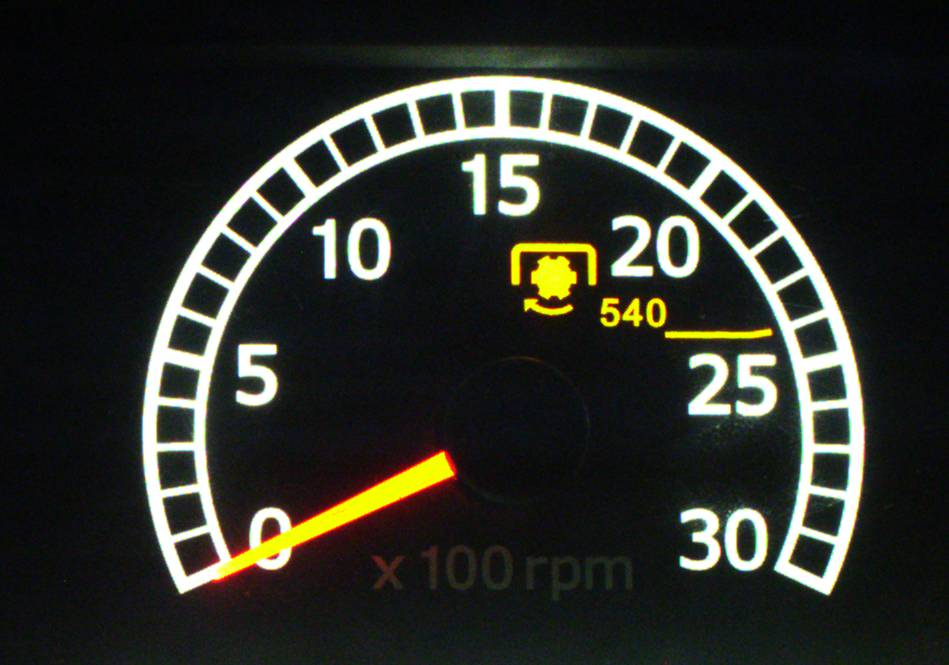
#> input picture data/needle_gauge/1.59592113294115.jpg, 949 x 665 px
$ python -i needle_gauge.py   (imports and definitions only)
#> lines starting #> are read from the running program, lines starting #| are printed output that depends on the picture; after the words box and inside, x2 and y2 are one past the last pixel; in counts of white or black regions, pixels touching at a corner belong together
#> further down, picture is the input picture: shape (665, 949, 3); mean B, G, R 40.9, 46.9, 45.2
"""
Needle Gauge Detection

Detects the colored needle in a gauge image, calculates its angle,
and converts that angle into a gauge value.
"""

from __future__ import annotations

from dataclasses import dataclass
import math

import cv2
import numpy as np


# Approximate center/pivot of the gauge in the supplied images.
# Image size: 949 x 665.
DEFAULT_CENTER = (505.0, 360.0)


@dataclass
class NeedleResult:
    """Result returned by the needle detector."""

    angle_deg: float
    line: tuple[int, int, int, int]
    value: float | None = None


def create_needle_mask(image: np.ndarray) -> np.ndarray:
    """
    Isolate the yellow/orange/red needle.

    The needle has high saturation and high brightness compared
    with the mostly black/white gauge background.
    """

    hsv = cv2.cvtColor(image, cv2.COLOR_BGR2HSV)
#> hsv: shape (665, 949, 3); mean H, S, V 80.6, 73.1, 50.6

    hue, saturation, value = cv2.split(hsv)
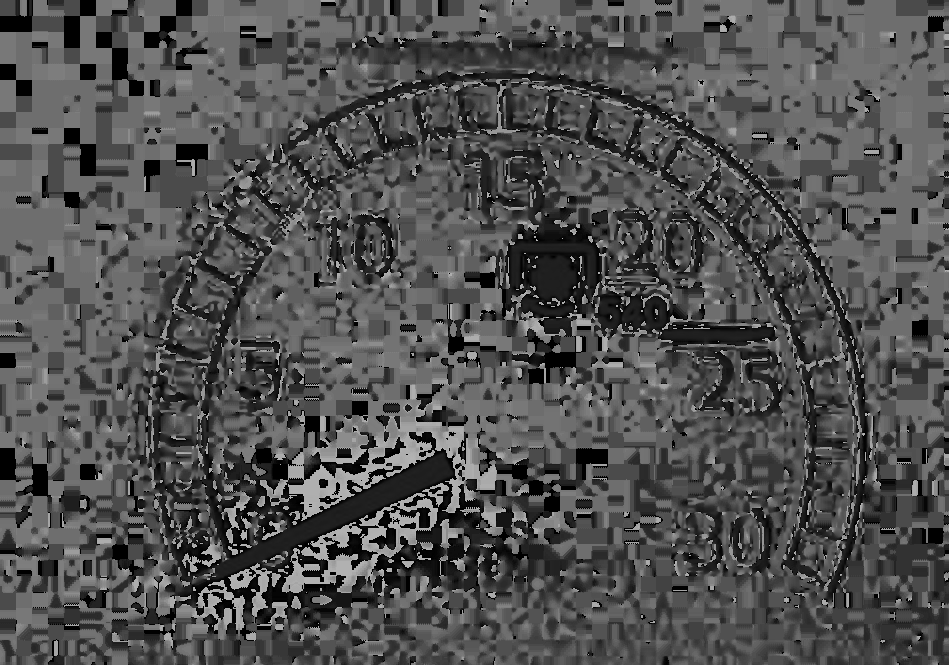
#> hue: shape (665, 949); min 0, max 179, mean 80.6
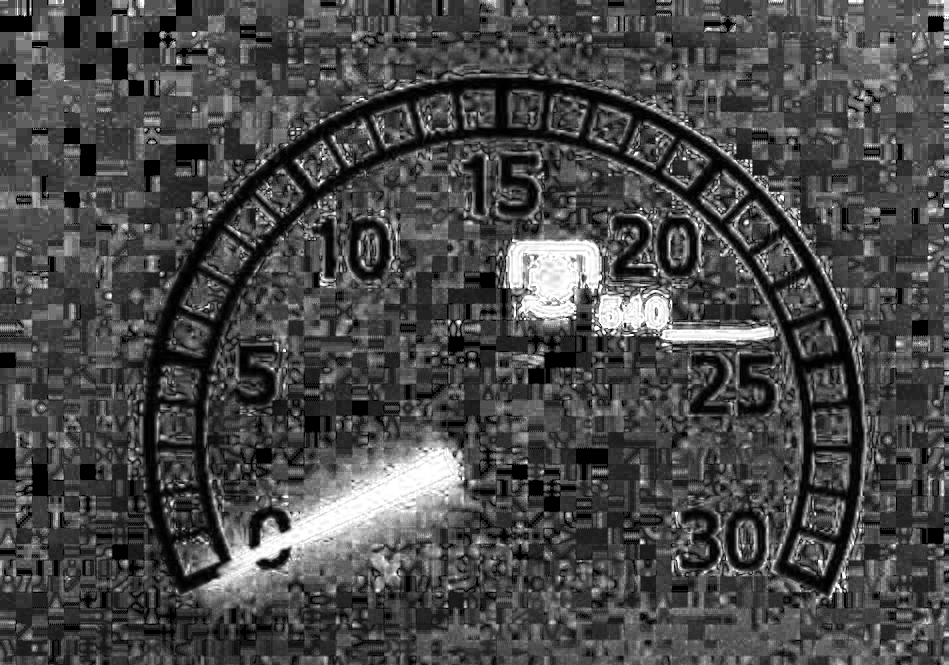
#> saturation: shape (665, 949); min 0, max 255, mean 73.1
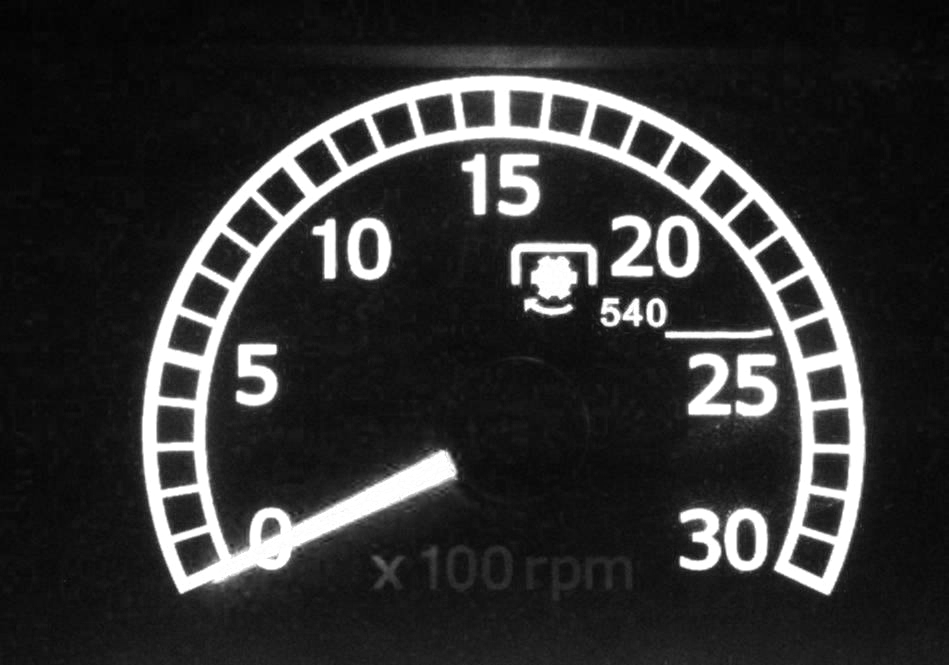
#> value: shape (665, 949); min 2, max 255, mean 50.6

    # Yellow/orange/red region.
    mask = (
        (saturation > 150)
        & (value > 150)
        & (hue < 45)
    ).astype(np.uint8) * 255
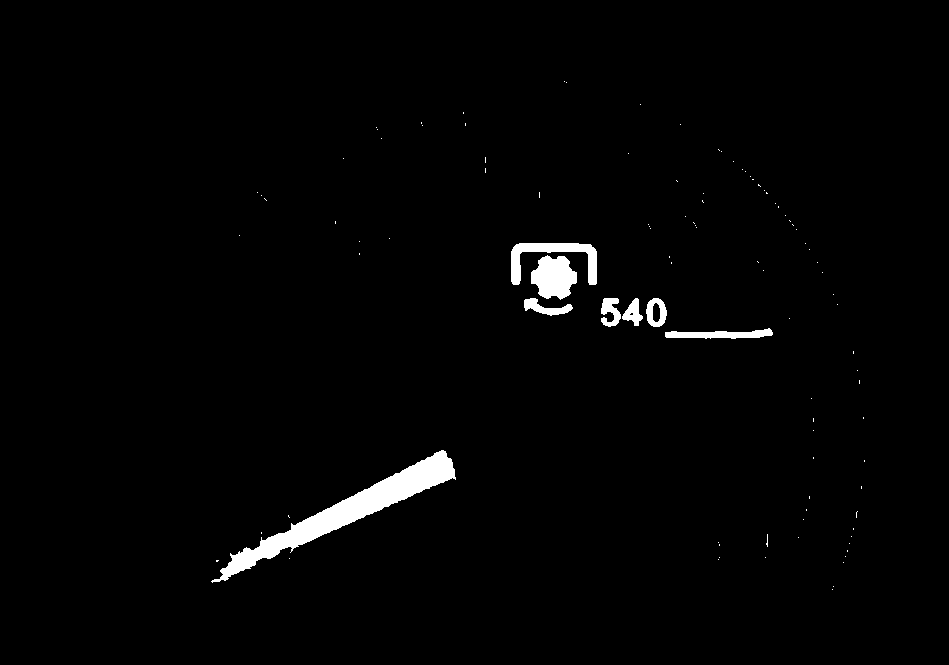
#> mask: shape (665, 949); 1.7% white; 102 white regions (94 under 20 px), largest, box (x1, y1, x2, y2) and area: (211, 450, 456, 583) 5753, (531, 255, 577, 300) 1458, (511, 243, 597, 285) 1319

    # Remove irrelevant image borders.
    mask[:80, :] = 0
    mask[610:, :] = 0
    mask[:, :180] = 0
    mask[:, 900:] = 0

    # Remove small noise.
    kernel = np.ones((3, 3), np.uint8)

    mask = cv2.morphologyEx(
        mask,
        cv2.MORPH_OPEN,
        kernel
    )
#> mask: shape (665, 949); 1.7% white; 8 white regions, largest, box (x1, y1, x2, y2) and area: (214, 450, 455, 582) 5712, (531, 256, 577, 299) 1452, (511, 243, 597, 285) 1319

    return mask


def detect_needle_angle(
    image: np.ndarray,
    center: tuple[float, float] = DEFAULT_CENTER,
) -> tuple[float, tuple[int, int, int, int]]:
    """
    Detect the gauge needle and return:

        angle in degrees
        detected line coordinates

    The implementation is deliberately robust to the different
    array shapes returned by different OpenCV versions.
    """

    mask = create_needle_mask(image)

    lines = cv2.HoughLinesP(
        mask,
        rho=1,
        theta=np.pi / 360,
        threshold=80,
        minLineLength=100,
        maxLineGap=40,
    )
#> lines = 43 rows, first 6: [221, 570, 452, 462], [214, 579, 452, 463], [216, 581, 452, 464], [232, 560, 451, 460], [232, 559, 446, 455], [228, 563, 451, 461]

    if lines is None:
        raise RuntimeError(
            "Could not detect the gauge needle."
        )

    # ---------------------------------------------------------
    # IMPORTANT:
    #
    # OpenCV normally returns:
    #
    #     [[[x1, y1, x2, y2]],
    #      [[x1, y1, x2, y2]],
    #      ...]
    #
    # But depending on the OpenCV build, the returned shape
    # can vary.
    #
    # Flatten everything into individual groups of 4 values.
    # ---------------------------------------------------------

    lines = np.asarray(lines)

    if lines.size < 4:
        raise RuntimeError(
            "Hough transform returned insufficient line data."
        )

    lines = lines.reshape(-1, 4)

    cx, cy = center

    candidates = []

    for line in lines:

        # Convert the four coordinates individually.
        x1 = int(line[0])
        y1 = int(line[1])
        x2 = int(line[2])
        y2 = int(line[3])

        line_length = math.hypot(
            x2 - x1,
            y2 - y1
        )

        # Ignore short lines.
        if line_length < 100:
            continue

        vx = x2 - x1
        vy = y2 - y1

        # -----------------------------------------------------
        # Calculate distance between the gauge center and the
        # candidate line.
        # -----------------------------------------------------

        distance_from_center = abs(
            vx * (cy - y1)
            - (cx - x1) * vy
        ) / max(
            line_length,
            1e-9
        )

        # The needle should originate close to the pivot.
        if distance_from_center > 80:
            continue

        # -----------------------------------------------------
        # Determine which endpoint is farther from the pivot.
        # That endpoint represents the needle direction.
        # -----------------------------------------------------

        distance_1 = math.hypot(
            x1 - cx,
            y1 - cy
        )

        distance_2 = math.hypot(
            x2 - cx,
            y2 - cy
        )

        if distance_1 > distance_2:

            tip_x = x1
            tip_y = y1

        else:

            tip_x = x2
            tip_y = y2

        # -----------------------------------------------------
        # Calculate clockwise angle.
        #
        #             0°
        #              |
        #              |
        #       270° --+-- 90°
        #              |
        #              |
        #            180°
        # -----------------------------------------------------

        angle = (
            math.degrees(
                math.atan2(
                    tip_x - cx,
                    cy - tip_y
                )
            )
            + 360
        ) % 360

        # -----------------------------------------------------
        # Candidate score.
        #
        # Longer line = better.
        # Closer to pivot = better.
        # -----------------------------------------------------

        score = (
            line_length
            - 2.0 * distance_from_center
        )

        candidates.append(
            (
                score,
                angle,
                (x1, y1, x2, y2)
            )
        )
#> this loop made 43 passes
#> (x1, y1, x2, y2, line_length, vx, vy, distance_from_center) on passes 1 to 12: (221, 570, 452, 462, 255, 231, -108, 69.95), (214, 579, 452, 463, 264.8, 238, -116, 69.37), (216, 581, 452, 464, 263.4, 236, -117, 69.64), (232, 560, 451, 460, 240.8, 219, -100, 68.54), (232, 559, 446, 455, 237.9, 214, -104, 59.66), (228, 563, 451, 461, 245.2, 223, -102, 69.39), (224, 579, 452, 466, 254.5, 228, -113, 71.44), (231, 557, 445, 451, 238.8, 214, -106, 54.91), (233, 559, 447, 457, 237.1, 214, -102, 62.61), (293, 547, 453, 468, 178.4, 160, -79, 73.82), (233, 557, 446, 453, 237, 213, -104, 57.68), (295, 547, 453, 469, 176.2, 158, -78, 74.72)
#> (x1, y1, x2, y2, line_length, vx, vy, distance_from_center) on passes 18, 21, 22, 24, 25, 27: (511, 269, 703, 337, 203.7, 192, 68, 87.78), (511, 276, 695, 337, 193.8, 184, 61, 81.62), (516, 244, 681, 337, 189.4, 165, 93, 106.5), (511, 268, 718, 337, 218.2, 207, 69, 89.18), (511, 272, 700, 337, 199.9, 189, 65, 85.17), (511, 266, 664, 316, 161, 153, 50, 91.21)
#> after the loop, candidates = 27 items

    if not candidates:

        raise RuntimeError(
            "No valid needle line was found. "
            "Try adjusting the color mask or Hough parameters."
        )

    # Select the strongest candidate.
    best_candidate = max(
        candidates,
        key=lambda item: item[0]
    )
#> best_candidate = (131.5, 234.4, (231, 556, 443, 450))

    _, angle, line = best_candidate
#> angle = 234.4; line = (231, 556, 443, 450)

    return angle, line


# [176 lines left out: functions unwrap_angles, build_calibration, detect_value, draw_detection, not called in this run]

>>> import cv2
>>> picture = cv2.imread('../data/needle_gauge/1.59592113294115.jpg')
>>> result = detect_needle_angle(picture)
#> result = (234.4, (231, 556, 443, 450))

$ run again, on data/needle_gauge/1880.jpg
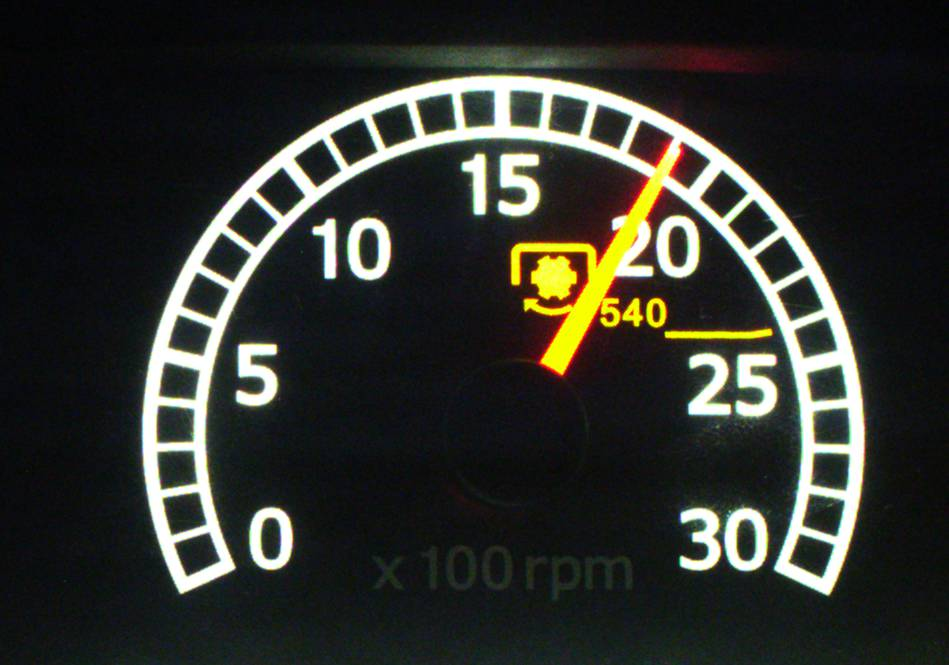
#> input picture data/needle_gauge/1880.jpg, 949 x 665 px
#> picture is the input picture: shape (665, 949, 3); mean B, G, R 44.3, 49.6, 48.1
#> hsv: shape (665, 949, 3); mean H, S, V 83.3, 69.9, 53.7
#> in create_needle_mask, `hue, saturation, value = cv2.split(hsv)`:
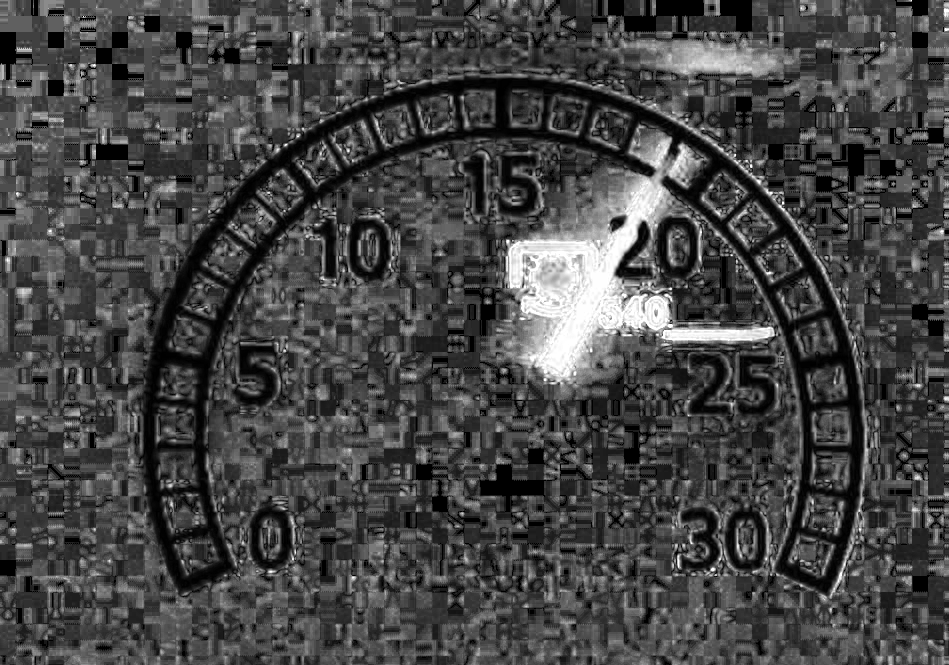
#> saturation: shape (665, 949); min 0, max 255, mean 69.9
#> in create_needle_mask, `mask = ( (saturation > 150) & (value > 150) & (hue < 45) ).astype(np.u..`:
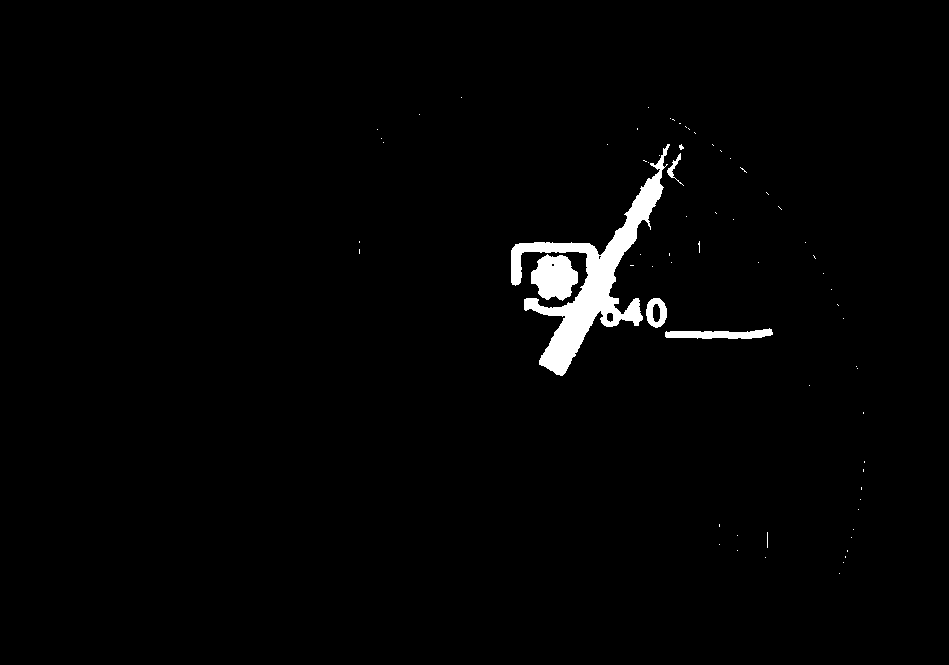
#> mask: shape (665, 949); 1.7% white; 68 white regions (63 under 20 px), largest, box (x1, y1, x2, y2) and area: (511, 144, 670, 376) 7869, (531, 254, 578, 301) 1562, (665, 328, 773, 339) 763, (646, 298, 667, 328) 390, (667, 153, 684, 186) 122
#> lines = 49 rows, first 6: [547, 367, 679, 155], [539, 363, 662, 165], [549, 369, 680, 155], [541, 365, 681, 145], [539, 361, 666, 149], [550, 370, 680, 158]
#> the loop in detect_needle_angle, `for line in lines:` made 49 passes
#> (x1, y1, x2, y2, line_length, vx, vy, distance_from_center) on passes 1 to 8: (547, 367, 679, 155, 249.7, 132, -212, 39.35), (539, 363, 662, 165, 233.1, 123, -198, 30.46), (549, 369, 680, 155, 250.9, 131, -214, 42.23), (541, 365, 681, 145, 260.8, 140, -220, 33.06), (539, 361, 666, 149, 247.1, 127, -212, 29.68), (550, 370, 680, 158, 248.7, 130, -212, 43.59), (541, 363, 663, 168, 230, 122, -195, 32.11), (539, 364, 663, 166, 233.6, 124, -198, 30.94)
#> after the loop in detect_needle_angle, `for line in lines:`: candidates = 33 items
#> best_candidate = (196, 38.98, (540, 364, 679, 145))
#> in detect_needle_angle, `_, angle, line = best_candidate`: line = (540, 364, 679, 145)
#> result = (38.98, (540, 364, 679, 145))
